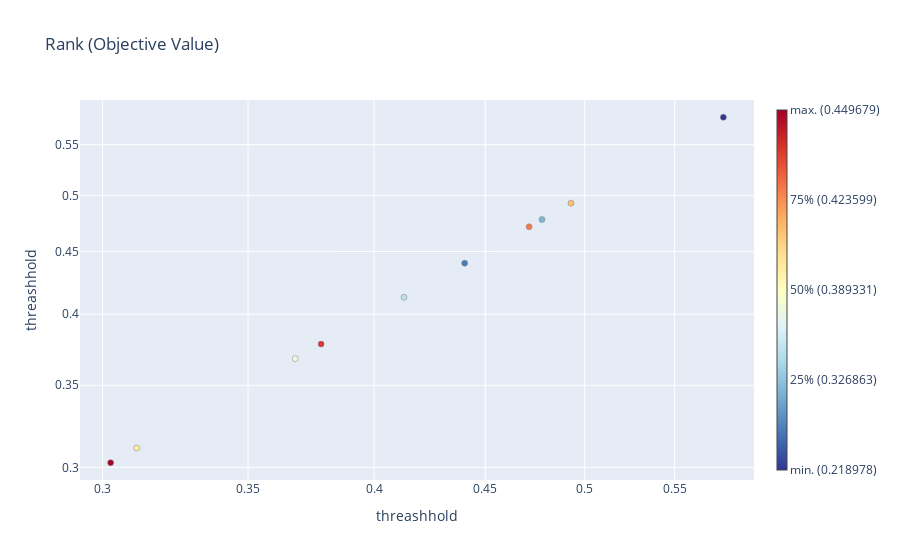

Notebook code for this chart:
### Markdown cell above
### Find the best threashold for the optimised model

### Code cell
trainer.optimize_model_threashhold( n_trials=10 , th_min=0.3, th_max=0.6 )

### Figure 1 — Plotly figure (JSON) as saved in the notebook; plotly's stock layout.template omitted (floating-point values rounded to 4 significant figures)
{"data": [{"hovertemplate": "%{hovertext}<extra></extra>", "hovertext": ["Trial #0<br>threashhold: 0.3025953594197946<br><b>Objective Value: 0.44967880085653106</b>", "Trial #1<br>threashhold: 0.378180314364328<br><b>Objective Value: 0.44469525959367945</b>", "Trial #2<br>threashhold: 0.3110706200533037<br><b>Objective Value: 0.3979721166032953</b>", "Trial #3<br>threashhold: 0.4778721974698665<br><b>Objective Value: 0.3198757763975155</b>", "Trial #4<br>threashhold: 0.4402872933157004<br><b>Objective Value: 0.3067092651757189</b>", "Trial #5<br>threashhold: 0.4128737610094141<br><b>Objective Value: 0.34782608695652173</b>", "Trial #6<br>threashhold: 0.3679434573606523<br><b>Objective Value: 0.3806896551724138</b>", "Trial #7<br>threashhold: 0.49278245358909284<br><b>Objective Value: 0.4046094750320103</b>", "Trial #8<br>threashhold: 0.47140395142673625<br><b>Objective Value: 0.4299287410926365</b>", "Trial #9<br>threashhold: 0.5791076724763976<br><b>Objective Value: 0.218978102189781</b>"], "marker": {"color": ["rgb(165.0, 0.0, 38.0)", "rgb(218.0, 55.0, 42.0)", "rgb(254.0, 238.0, 165.0)", "rgb(128.0, 183.0, 214.0)", "rgb(74.0, 123.0, 183.0)", "rgb(189.0, 226.0, 238.0)", "rgb(238.0, 248.0, 223.0)", "rgb(253.0, 191.0, 113.0)", "rgb(246.0, 123.0, 74.0)", "rgb(49.0, 54.0, 149.0)"], "line": {"color": "Grey", "width": 0.5}}, "mode": "markers", "showlegend": false, "type": "scatter", "x": [0.3026, 0.3782, 0.3111, 0.4779, 0.4403, 0.4129, 0.3679, 0.4928, 0.4714, 0.5791], "xaxis": "x", "y": [0.3026, 0.3782, 0.3111, 0.4779, 0.4403, 0.4129, 0.3679, 0.4928, 0.4714, 0.5791], "yaxis": "y"}, {"hoverinfo": "none", "marker": {"cmax": 1, "cmin": 0, "colorbar": {"thickness": 10, "ticktext": ["min. (0.218978)", "25% (0.326863)", "50% (0.389331)", "75% (0.423599)", "max. (0.449679)"], "tickvals": [0, 0.25, 0.5, 0.75, 1]}, "colorscale": [[0, "rgb(49,54,149)"], [0.1, "rgb(69,117,180)"], [0.2, "rgb(116,173,209)"], [0.3, "rgb(171,217,233)"], [0.4, "rgb(224,243,248)"], [0.5, "rgb(255,255,191)"], [0.6, "rgb(254,224,144)"], [0.7, "rgb(253,174,97)"], [0.8, "rgb(244,109,67)"], [0.9, "rgb(215,48,39)"], [1, "rgb(165,0,38)"]], "showscale": true}, "mode": "markers", "showlegend": false, "type": "scatter", "x": [null], "y": [null]}], "layout": {"title": {"text": "Rank (Objective Value)"}, "xaxis": {"anchor": "y", "domain": [0, 1], "range": [-0.5332, -0.2231], "title": {"text": "threashhold"}, "type": "log"}, "yaxis": {"anchor": "x", "domain": [0, 1], "range": [-0.5332, -0.2231], "title": {"text": "threashhold"}, "type": "log"}}}
